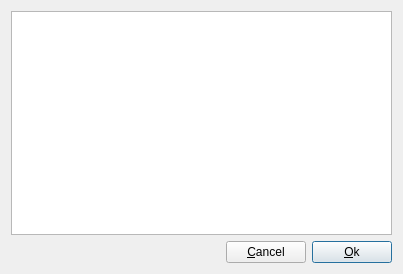
<?xml version="1.0" encoding="UTF-8"?>
<ui version="4.0">
 <class>SongInfo</class>
 <widget class="QDialog" name="SongInfo">
  <property name="geometry">
   <rect>
    <x>0</x>
    <y>0</y>
    <width>403</width>
    <height>274</height>
   </rect>
  </property>
  <property name="windowTitle">
   <string>Song Information</string>
  </property>
  <layout class="QVBoxLayout">
   <item>
    <layout class="QVBoxLayout">
     <property name="margin">
      <number>0</number>
     </property>
     <item>
      <widget class="QTextEdit" name="songInfoText"/>
     </item>
     <item>
      <layout class="QHBoxLayout">
       <item>
        <spacer name="spacer1">
         <property name="orientation">
          <enum>Qt::Horizontal</enum>
         </property>
         <property name="sizeType">
          <enum>QSizePolicy::Expanding</enum>
         </property>
         <property name="sizeHint" stdset="0">
          <size>
           <width>311</width>
           <height>20</height>
          </size>
         </property>
        </spacer>
       </item>
       <item>
        <widget class="QPushButton" name="buttonCancel">
         <property name="text">
          <string>&amp;Cancel</string>
         </property>
         <property name="shortcut">
          <string>Alt+C</string>
         </property>
        </widget>
       </item>
       <item>
        <widget class="QPushButton" name="buttonOk">
         <property name="text">
          <string>&amp;Ok</string>
         </property>
         <property name="shortcut">
          <string>Alt+O</string>
         </property>
         <property name="default">
          <bool>true</bool>
         </property>
        </widget>
       </item>
      </layout>
     </item>
    </layout>
   </item>
  </layout>
 </widget>
 <layoutdefault spacing="6" margin="11"/>
 <pixmapfunction>qPixmapFromMimeSource</pixmapfunction>
 <resources/>
 <connections>
  <connection>
   <sender>buttonOk</sender>
   <signal>clicked()</signal>
   <receiver>SongInfo</receiver>
   <slot>accept()</slot>
   <hints>
    <hint type="sourcelabel">
     <x>20</x>
     <y>20</y>
    </hint>
    <hint type="destinationlabel">
     <x>20</x>
     <y>20</y>
    </hint>
   </hints>
  </connection>
  <connection>
   <sender>buttonCancel</sender>
   <signal>clicked()</signal>
   <receiver>SongInfo</receiver>
   <slot>reject()</slot>
   <hints>
    <hint type="sourcelabel">
     <x>20</x>
     <y>20</y>
    </hint>
    <hint type="destinationlabel">
     <x>20</x>
     <y>20</y>
    </hint>
   </hints>
  </connection>
 </connections>
</ui>
